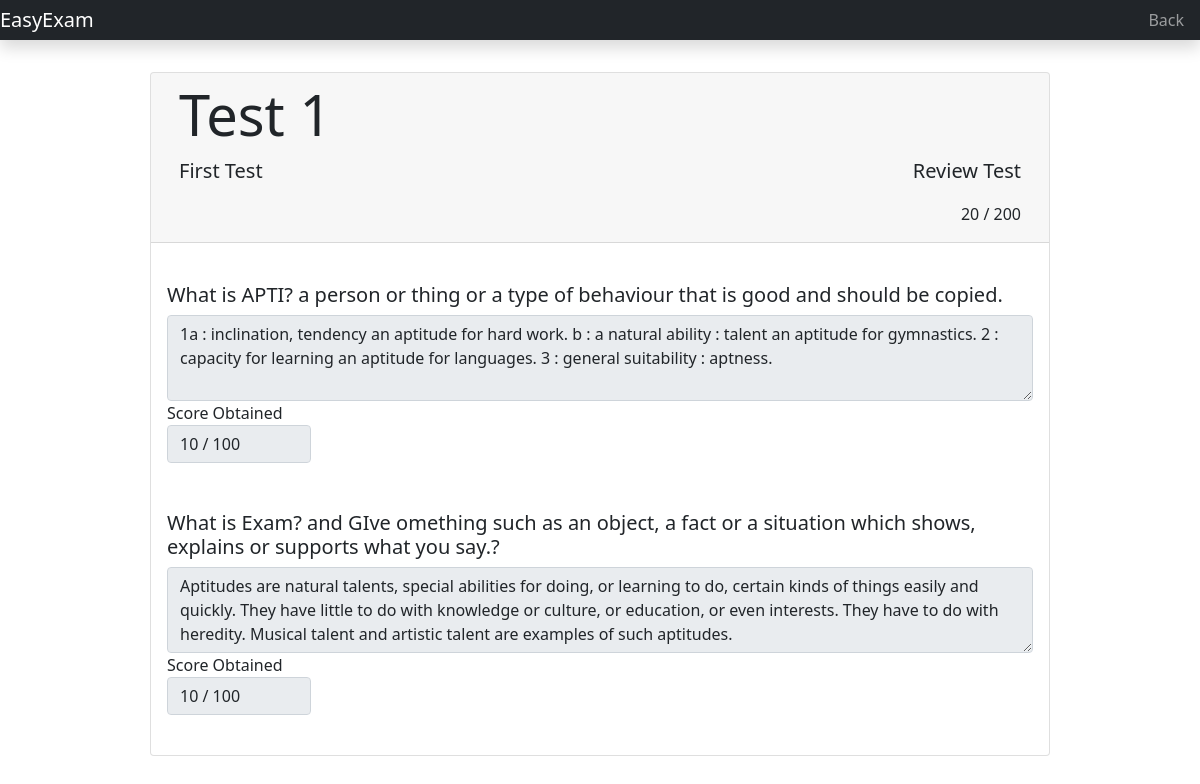
Before: /1/review_test (signed in) with the older database file.
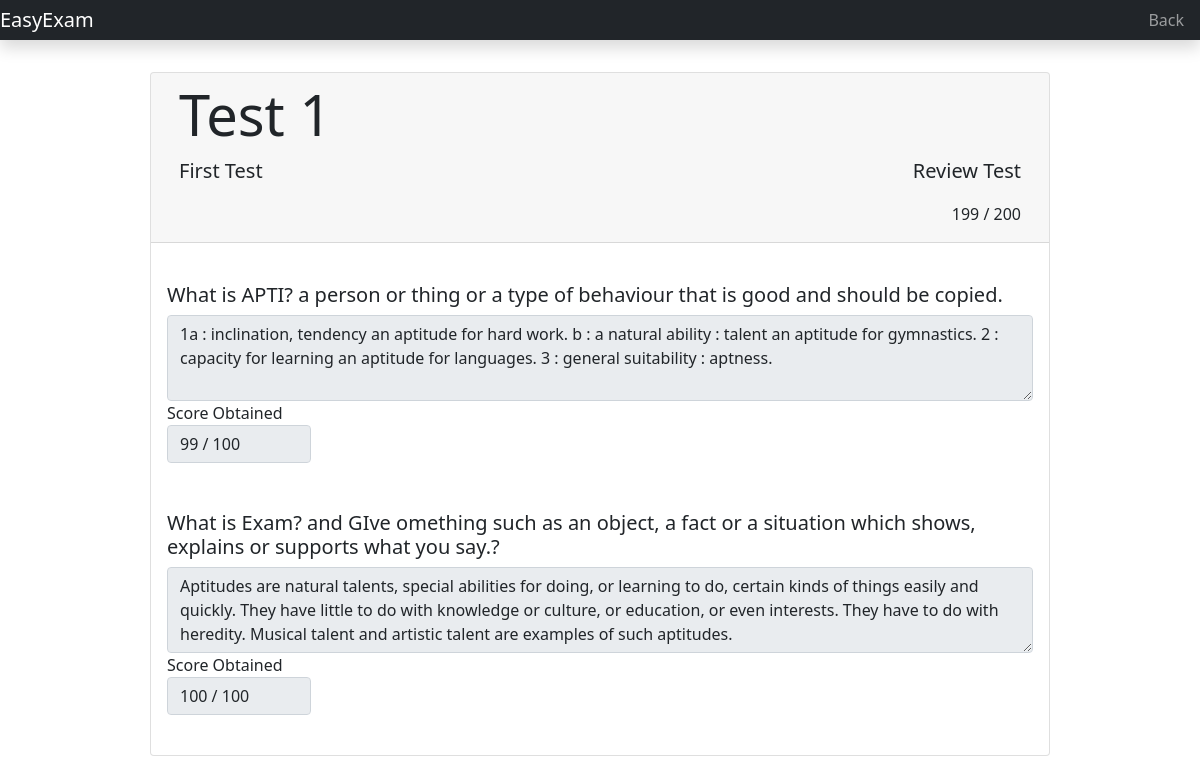
After: the same page with the newer database file.
### Classroom/models.py (models this page shows)
class Question(models.Model):
	test = models.ForeignKey(Test, on_delete=models.CASCADE, related_name='questions')
	qn_text = models.CharField('Question', max_length=2000)
	key = models.CharField('Answer key', max_length=5000)
	max_score = models.PositiveSmallIntegerField(default=100)
	def __str__(self):
		return self.qn_text

class Answer(models.Model):
	student = models.ForeignKey(User, on_delete=models.CASCADE)
	question = models.ForeignKey(Question, on_delete=models.CASCADE)
	answer_text = models.CharField(max_length=10000)
	ml_score = models.PositiveSmallIntegerField(default=10)
	actual_score = models.PositiveSmallIntegerField(default=10)
	def __str__(self):
		return self.answer_text

### Classroom/views/Students.py (the view)
# urls.py: path('<int:test_id>/review_test', Students.review_test, name='review_test'),
@login_required(login_url='login')
@student_required
def review_test(request, test_id):
	test = get_object_or_404(Test, id=test_id)
	qns = Question.objects.filter(test=test_id)
	student = request.user
	ans = []
	tot = 0
	act = 0
	for i in range(len(qns)) :
		d = {}
		d['qns'] = qns[i]
		d['ans'] = get_object_or_404(Answer, student=student, question=qns[i]) # Answer.objects.filter(student=student, question=qns[i])
		ans.append(d)
		act += d['ans'].actual_score
		tot += qns[i].max_score
	mark = "{} / {}".format(act, tot)
	return render(request, 'students/review_test.html', { 'test' : test, 'ans' : ans, 'mark' : mark })

### Classroom/models.py (called while the page is built)
	def __str__(self):
		return self.name

### templates/students/review_test.html (shortened to what this page needs)
{% extends 'common.html' %}
{% load static %}
{% block main %}
<br><br>
<div class="d-flex justify-content-center">
	<div class="card" style="width: 75%";>
	  <div class="card-header">
			<div class="jumbotron jumbotron-fluid">
			  <div class="container">
			    <h1 class="display-4">{{ test }}</h1>
			    <div class="row">
			    	<p class="lead col-sm">{{ test.desc }}</p>
		        <p class="lead col-sm" align="right">Review Test</p>
		      </div>
		        <p class="col-sm" align="right">{{ mark }}</p>
			  </div>
			</div>
		</div>
	  <div class="card-body">
	  		{% for q in ans  %}
	  		<br>
	    	<h5 class="card-title">{{ q.qns }}</h5>
				<div class="form-group">
			  	<textarea class="form-control" rows="3" readonly>{{ q.ans }}</textarea>
				</div>
				<div class="col-2">
					<label for="score">Score Obtained</label>
		      <input id="score" type="test" class="form-control" value="{{ q.ans.actual_score }} / {{q.qns.max_score}}" readonly>
		    </div>
				<br>
				{% endfor %}
	  </div>
	</div>
</div>
<br><br>
{% endblock %}

Changed rows visible on the page:
changed through a linked row, Question (number 1 of 2 on the later page): ans.actual_score "10 / 100" → "99 / 100"
changed through a linked row, Question (number 2 of 2 on the later page): ans.actual_score "10 / 100" → "100 / 100"
Other visible differences:
{{ mark }}: "20 / 200" → "199 / 200"
